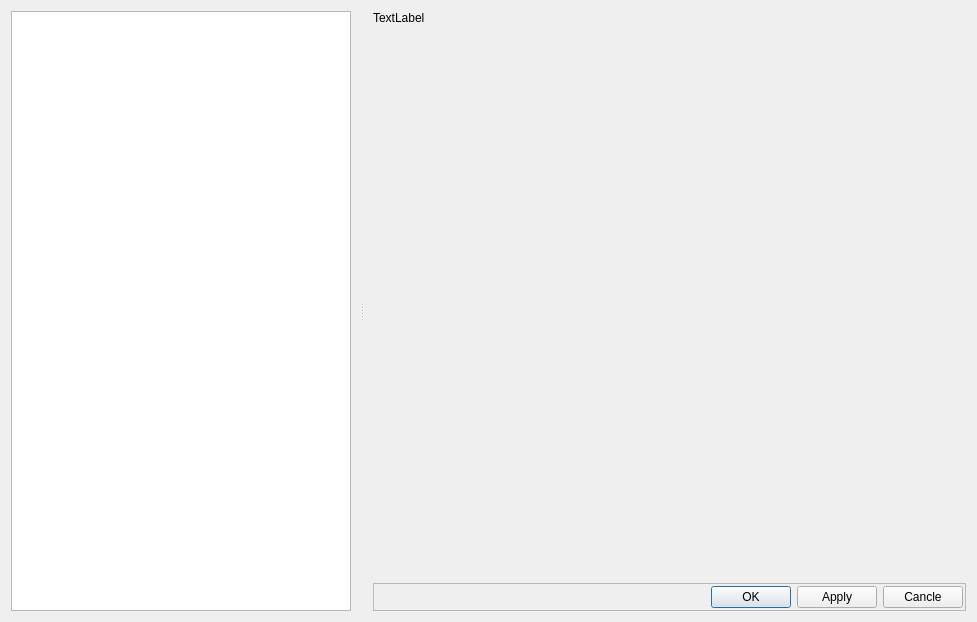
<?xml version="1.0" encoding="UTF-8"?>
<ui version="4.0">
 <class>SettingsDialog</class>
 <widget class="QDialog" name="SettingsDialog">
  <property name="geometry">
   <rect>
    <x>0</x>
    <y>0</y>
    <width>977</width>
    <height>622</height>
   </rect>
  </property>
  <property name="windowTitle">
   <string>Dialog</string>
  </property>
  <layout class="QVBoxLayout" name="verticalLayout">
   <property name="leftMargin">
    <number>2</number>
   </property>
   <property name="topMargin">
    <number>2</number>
   </property>
   <property name="rightMargin">
    <number>2</number>
   </property>
   <property name="bottomMargin">
    <number>2</number>
   </property>
   <item>
    <widget class="QSplitter" name="splitter">
     <property name="orientation">
      <enum>Qt::Horizontal</enum>
     </property>
     <widget class="QFrame" name="frame">
      <property name="frameShape">
       <enum>QFrame::NoFrame</enum>
      </property>
      <property name="frameShadow">
       <enum>QFrame::Plain</enum>
      </property>
      <layout class="QHBoxLayout" name="horizontalLayout">
       <item>
        <widget class="QListView" name="listView"/>
       </item>
      </layout>
     </widget>
     <widget class="QFrame" name="frame_2">
      <property name="frameShape">
       <enum>QFrame::NoFrame</enum>
      </property>
      <property name="frameShadow">
       <enum>QFrame::Raised</enum>
      </property>
      <layout class="QVBoxLayout" name="verticalLayout_2">
       <item>
        <widget class="QLabel" name="label">
         <property name="sizePolicy">
          <sizepolicy hsizetype="Preferred" vsizetype="Fixed">
           <horstretch>0</horstretch>
           <verstretch>0</verstretch>
          </sizepolicy>
         </property>
         <property name="text">
          <string>TextLabel</string>
         </property>
        </widget>
       </item>
       <item>
        <widget class="QFrame" name="frame_3">
         <property name="frameShape">
          <enum>QFrame::NoFrame</enum>
         </property>
         <property name="frameShadow">
          <enum>QFrame::Plain</enum>
         </property>
        </widget>
       </item>
       <item>
        <widget class="QFrame" name="frame_4">
         <property name="sizePolicy">
          <sizepolicy hsizetype="Preferred" vsizetype="Fixed">
           <horstretch>0</horstretch>
           <verstretch>0</verstretch>
          </sizepolicy>
         </property>
         <property name="frameShape">
          <enum>QFrame::StyledPanel</enum>
         </property>
         <property name="frameShadow">
          <enum>QFrame::Raised</enum>
         </property>
         <layout class="QHBoxLayout" name="horizontalLayout_2">
          <property name="leftMargin">
           <number>2</number>
          </property>
          <property name="topMargin">
           <number>2</number>
          </property>
          <property name="rightMargin">
           <number>2</number>
          </property>
          <property name="bottomMargin">
           <number>2</number>
          </property>
          <item>
           <spacer name="horizontalSpacer">
            <property name="orientation">
             <enum>Qt::Horizontal</enum>
            </property>
            <property name="sizeHint" stdset="0">
             <size>
              <width>192</width>
              <height>20</height>
             </size>
            </property>
           </spacer>
          </item>
          <item>
           <widget class="QPushButton" name="pushButton">
            <property name="text">
             <string>OK</string>
            </property>
           </widget>
          </item>
          <item>
           <widget class="QPushButton" name="pushButton_2">
            <property name="text">
             <string>Apply</string>
            </property>
           </widget>
          </item>
          <item>
           <widget class="QPushButton" name="pushButton_3">
            <property name="text">
             <string>Cancle</string>
            </property>
           </widget>
          </item>
         </layout>
        </widget>
       </item>
      </layout>
     </widget>
    </widget>
   </item>
  </layout>
 </widget>
 <resources/>
 <connections/>
</ui>
